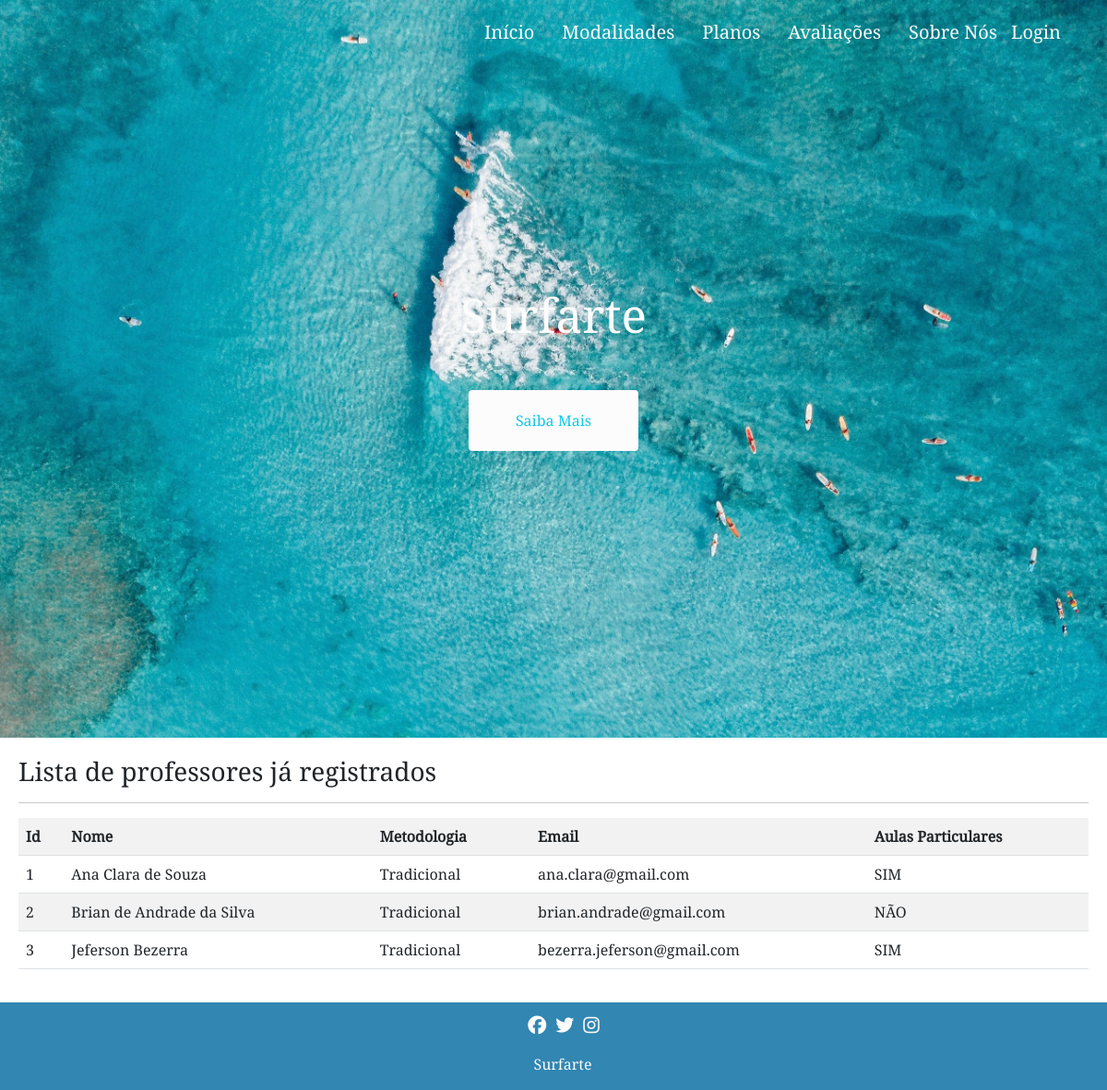
The app's page /exibir/professor/ with its own data.
### cadastros/models.py (models this page shows, shortened)
class Professor(models.Model):
    SIM = 'SIM'
    NAO = 'NÃO'
    yes_or_no = [(SIM, 'SIM'), (NAO, 'NÃO') ]
    nome = models.CharField(max_length=50)
    metodologia = models.CharField(max_length=50)
    email = models.EmailField()
    aula = models.CharField(
        max_length=3,
        choices=yes_or_no,
        verbose_name='Aulas particulares?'
    )

### cadastros/views.py (the view)
# urls.py: path('exibir/professor/', ProfessorList.as_view(), name='exibir-professor'),
class ProfessorList(ListView):
    model = Professor
    template_name = 'cadastros/listas/professor.html'

### cadastros/templates/cadastros/listas/professor.html (shortened to what this page needs)
{% extends 'modelo.html' %}
{% load static %}
{% block main %}
<link rel="stylesheet" type="text/css" href="{% static 'css/estilo_listas.css' %}">
<main>
    <h3>Lista de professores já registrados</h3>
    <hr>
    <div class="table-responsive">
        <table class="table table-striped">
            <tr>
                <th>Id</th>
                <th>Nome</th>
                <th>Metodologia</th>
                <th>Email</th>
                <th>Aulas Particulares</th>
            </tr>
            {% for professor in object_list %}
            <tr>
                <td>{{ professor.pk }}</td>
                <td>{{ professor.nome }}</td>
                <td>{{ professor.metodologia }}</td>
                <td>{{ professor.email }}</td>
                <td>{{ professor.aula }}</td>
            </tr>
            {% empty %}
            <tr>
                <td colspan="5">Nenhum campo registrado!</td>
            </tr>
            {% endfor %}
        </table>
    </div>
</main>
{% endblock %}

### paginas/templates/modelo.html (shortened to what this page needs)
{% load static %}
<!DOCTYPE html>
<html lang="pt-br">
	<head>
		<link href="https://cdn.jsdelivr.net/npm/bootstrap@5.1.3/dist/css/bootstrap.min.css" rel="stylesheet">
		<link rel="stylesheet" href="path/to/font-awesome/css/font-awesome.min.css">
		<link rel="stylesheet" type="text/css" href="{% static 'css/estilo.css' %}">
	</head>
	<body>
        {% block cabeçalho %}
		<header>
			<nav>
				<li><a href="{% url 'Página Inicial' %}">Início</a></li>
				<li><a href="{% url 'Modalidades' %}">Modalidades</a></li>
				<li><a href="{% url 'exibir-plano' %}">Planos</a></li>
				<li><a href="{% url 'exibir-avaliacao' %}">Avaliações</a></li>
				<li><a href="{% url 'exibir-professor' %}">Sobre Nós</a></li>
				{% if request.user.is_authenticated %}
				<li>
					<div class="dropdown">
						<button class="btn btn-secondary dropdown-toggle" type="button" id="dropdownMenuButton1" data-bs-toggle="dropdown" aria-expanded="false">
                  			<span>{{ request.user }}</span>
                		</button>
                		<ul class="dropdown-menu" aria-labelledby="dropdownMenuButton1">
                  			<li><a class="dropdown-item" href="#">Meus dados</a></li>
                  			<li><a class="dropdown-item" href="#">Alterar meus dados</a></li>
                  			<li><a class="dropdown-item" href="{% url 'logout' %}">Sair</a></li>
                		</ul>
	                </div>
				</li>
				{% else %}
              	<br>
              	<a href="{% url 'login' %}">Login</a>
              	{% endif %}
			</nav>
		</header>
		<section class="texto_principal">
			<h1>Surfarte</h1>
			<a class="btn" href="">Saiba Mais</a>
		</section>
        {% endblock %}
        {% block main %}{% endblock %}
		{% block footer %}
		<footer>
			<ul>
				<li><a href=""><i class="fa fa-facebook-official" aria-hidden="true"></i></a></li>
				<li><a href=""><i class="fa fa-twitter" aria-hidden="true"></i></i></a></li>
				<li><a href=""><i class="fa fa-instagram" aria-hidden="true"></i></i></i></a></li>
			</ul>
			<p>Surfarte</p>
		</footer>
        {%endblock %}
	</body>
</html>

### static/css/estilo.css (style rules this page uses)
* { margin: 0; font-size: 100%; padding: 0; box-sizing: border-box;font-family: 'NotoS'; }
a { text-decoration: none; opacity: 1; color: #FCFCFC; font-size: 20px; }
ul,nav { list-style: none; }
li { text-decoration: none; }
header { width: 100%; position: absolute; left: 0; top: 0; display: flex; justify-content: flex-end; padding: 20px 50px; align-items: center; }
header nav { display: flex; }
header li { margin: 0 15px; }
header li:first-child { margin-left: 0; }
.texto_principal { background-image: url(../img/foto_principal.jpg); background-size: cover; background-repeat: no-repeat;; min-height: 60vh; color: #FCFCFC; min-height: 100vh; display: flex; justify-content: center; align-items: center; flex-direction: column; animation-timing-function: ease-out; }
.texto_principal h1 { font-size: 3.2rem; margin-bottom: 50px; }
.texto_principal .btn { background-color: #FCFCFC; border-radius: 4px; padding: 20px 50px; color: #0FC9E7; }
footer { background-color: #3186B2; display: flex;flex-direction: column; padding: -5px;align-items: center; }
footer ul { display:flex; margin-bottom: 15px; padding-top:10px; }
footer ul li { margin-right: 10px; }
footer ul li:last-child { margin-bottom: 0; }
footer p { color: #FCFCFC; text-align: center; padding-left: 20px; }

### static/css/estilo_listas.css (style rules this page uses)
main { margin: 20px; }

### records on screen
Professor: pk "1", nome "Ana Clara de Souza", metodologia "Tradicional", email "ana.clara@gmail.com", aula "SIM"
Professor: pk "2", nome "Brian de Andrade da Silva", metodologia "Tradicional", email "brian.andrade@gmail.com", aula "NÃO"
Professor: pk "3", nome "Jeferson Bezerra", metodologia "Tradicional", email "bezerra.jeferson@gmail.com", aula "SIM"
